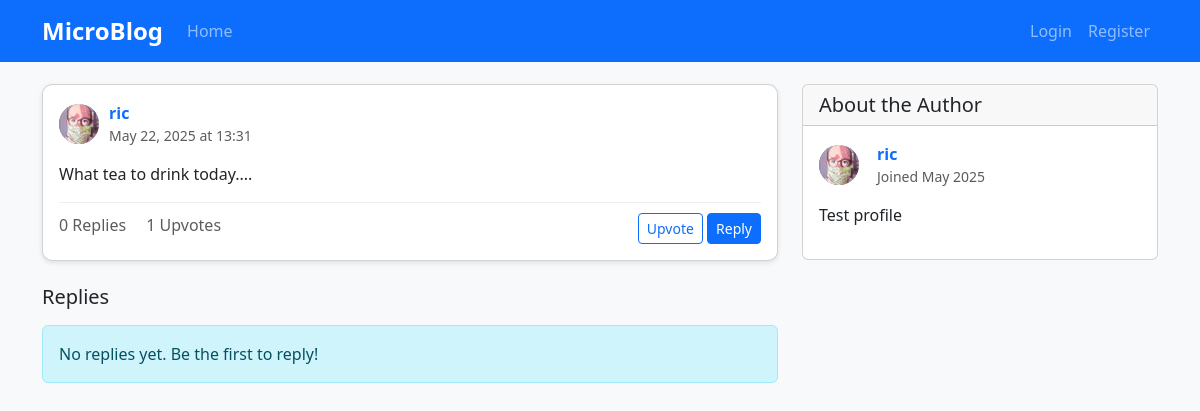
The page /view_post/1 on the database its author committed.
### app.py (models this page shows, shortened)
class User(db.Model):
    id = db.Column(db.Integer, primary_key=True)
    email = db.Column(db.String(255), unique=True, nullable=False)
    password_hash = db.Column(db.String(255), nullable=False)
    alias = db.Column(db.String(100), nullable=False)
    bio = db.Column(db.String(250), nullable=True)
    profile_image = db.Column(db.String(255), nullable=True)
    created_at = db.Column(db.DateTime, default=datetime.utcnow)
    posts = db.relationship('Post', backref='author', lazy='dynamic', foreign_keys='Post.author_id')
    responses = db.relationship('Post', backref='responder', lazy='dynamic', foreign_keys='Post.responder_id')
    upvoted_posts = db.relationship('Post', secondary=upvotes, backref=db.backref('upvoters', lazy='dynamic'))
    following = db.relationship(
        'User', secondary=user_follows,
        primaryjoin=(user_follows.c.follower_id == id),
        secondaryjoin=(user_follows.c.followed_id == id),
        backref=db.backref('followers', lazy='dynamic'),
        lazy='dynamic'
    )

class Post(db.Model):
    id = db.Column(db.Integer, primary_key=True)
    content = db.Column(db.Text(1024), nullable=False)
    author_id = db.Column(db.Integer, db.ForeignKey('user.id'), nullable=False)
    parent_id = db.Column(db.Integer, db.ForeignKey('post.id'), nullable=True)
    responder_id = db.Column(db.Integer, db.ForeignKey('user.id'), nullable=True)
    created_at = db.Column(db.DateTime, default=datetime.utcnow)
    updated_at = db.Column(db.DateTime, default=datetime.utcnow, onupdate=datetime.utcnow)
    parent_post = db.relationship('Post', remote_side=[id], backref='responses')
    images = db.relationship('Image', backref='post', lazy='dynamic')
    links = db.relationship('Link', backref='post', lazy='dynamic')

### app.py (the view)
@app.route('/view_post/<int:post_id>')
def view_post(post_id):
    post = Post.query.get_or_404(post_id)
    responses = Post.query.filter_by(parent_id=post_id).order_by(Post.created_at.asc()).all()
    post.total_replies_count = count_total_replies(post)
    for response in responses:
        response.total_replies_count = count_total_replies(response)
    return render_template('view_post.html', post=post, responses=responses)

### app.py (called while the page is built)
def count_total_replies(post):
    direct_responses = Post.query.filter_by(parent_id=post.id).all()
    count = len(direct_responses)
    for response in direct_responses:
        count += count_total_replies(response)
    return count

@app.context_processor
def utility_processor():
    def get_current_user():
        if 'user_id' in session:
            return User.query.get(session['user_id'])
        return None
    return {'get_current_user': get_current_user}

### templates/view_post.html (shortened to what this page needs)
{% extends "base.html" %}
{% block content %}
<div class="row">
    <div class="col-md-8">
        <div class="card post-card mb-4">
            <div class="card-body">
                <div class="post-header">
                    <div class="post-avatar">
                        {% if post.author.profile_image %}
                            <img src="{{ url_for('static', filename='uploads/profile_images/' + post.author.profile_image) }}" alt="{{ post.author.alias }}">
                        {% else %}
                            {{ post.author.alias[0] }}
                        {% endif %}
                    </div>
                    <div>
                        <a href="{{ url_for('profile', user_id=post.author.id) }}" class="fw-bold text-decoration-none">{{ post.author.alias }}</a>
                        <div class="text-muted small">{{ post.created_at.strftime('%b %d, %Y at %H:%M') }}</div>
                    </div>
                </div>
                <p class="card-text mt-3">{{ post.content }}</p>
                <div class="post-actions">
                    <div>
                        <span class="text-muted">{{ post.total_replies_count }} Replies</span>
                        <span class="ms-3 text-muted">{{ post.upvoters.count() }} Upvotes</span>
                    </div>
                    <div>
                        <a href="{{ url_for('upvote', post_id=post.id) }}" class="btn btn-sm {% if get_current_user() and post in get_current_user().upvoted_posts %}btn-primary{% else %}btn-outline-primary{% endif %}">
                            Upvote
                        </a>
                        <a href="{{ url_for('new_post', parent_id=post.id) }}" class="btn btn-sm btn-primary">Reply</a>
                    </div>
                </div>
            </div>
        </div>
        <h5 class="mb-3">Replies</h5>
        {% if responses %}
            {% for response in responses %}
                <div class="card post-card mb-3">
                    <div class="card-body">
                        <div class="post-header">
                            <div class="post-avatar">
                                {% if response.author.profile_image %}
                                    <img src="{{ url_for('static', filename='uploads/profile_images/' + response.author.profile_image) }}" alt="{{ response.author.alias }}">
                                {% else %}
                                    {{ response.author.alias[0] }}
                                {% endif %}
                            </div>
                            <div>
                                <a href="{{ url_for('profile', user_id=response.author.id) }}" class="fw-bold text-decoration-none">{{ response.author.alias }}</a>
                                <div class="text-muted small">{{ response.created_at.strftime('%b %d, %Y at %H:%M') }}</div>
                            </div>
                        </div>
                        {% if response.parent_post and response.parent_post.id != post.id %}
                        <div class="mt-2 mb-3 ps-3 border-start">
                            <div class="text-muted small">Replying to <a href="{{ url_for('profile', user_id=response.parent_post.author.id) }}">@{{ response.parent_post.author.alias }}</a></div>
                            <a href="{{ url_for('view_post', post_id=response.parent_post.id) }}" class="text-decoration-none">
                                <div class="text-muted">{{ response.parent_post.content[:100] }}{% if response.parent_post.content|length > 100 %}...{% endif %}</div>
                            </a>
                        </div>
                        {% endif %}
                        <p class="card-text mt-3">{{ response.content }}</p>
                        {% if response.images.count() > 0 %}
                        <div class="mt-2">
                            {% for image in response.images %}
                            <img src="{{ image.image_url }}" alt="Post image" class="img-fluid rounded mb-2" style="max-height: 300px;">
                            {% endfor %}
                        </div>
                        {% endif %}
                        {% if response.links.count() > 0 %}
                        <div class="mt-2">
                            {% for link in response.links %}
                            <a href="{{ link.url }}" target="_blank" class="d-block card p-2 text-decoration-none">
                                <div class="fw-bold">{{ link.title or link.url }}</div>
                                <div class="text-muted small">{{ link.url }}</div>
                            </a>
                            {% endfor %}
                        </div>
                        {% endif %}
                        <div class="post-actions">
                            <div>
                                <a href="{{ url_for('view_post', post_id=response.id) }}" class="btn btn-sm btn-outline-secondary">
                                    <i class="bi bi-chat"></i> {{ response.total_replies_count }}
                                </a>
                                <a href="{{ url_for('upvote', post_id=response.id) }}" class="btn btn-sm {% if get_current_user() and response in get_current_user().upvoted_posts %}btn-primary{% else %}btn-outline-primary{% endif %}">
                                    <i class="bi bi-hand-thumbs-up"></i> {{ response.upvoters.count() }}
                                </a>
                            </div>
                            <div>
                                <a href="{{ url_for('new_post', parent_id=response.id) }}" class="btn btn-sm btn-outline-primary">Reply</a>
                            </div>
                        </div>
                    </div>
                </div>
            {% endfor %}
        {% else %}
            <div class="alert alert-info">No replies yet. Be the first to reply!</div>
        {% endif %}
    </div>
    <div class="col-md-4">
        <div class="card">
            <div class="card-header">
                <h5 class="mb-0">About the Author</h5>
            </div>
            <div class="card-body">
                <div class="d-flex align-items-center mb-3">
                    <div class="post-avatar">
                        {% if post.author.profile_image %}
                            <img src="{{ url_for('static', filename='uploads/profile_images/' + post.author.profile_image) }}" alt="{{ post.author.alias }}">
                        {% else %}
                            {{ post.author.alias[0] }}
                        {% endif %}
                    </div>
                    <div class="ms-2">
                        <a href="{{ url_for('profile', user_id=post.author.id) }}" class="fw-bold text-decoration-none">{{ post.author.alias }}</a>
                        <div class="text-muted small">Joined {{ post.author.created_at.strftime('%B %Y') }}</div>
                    </div>
                </div>
                {% if post.author.bio %}
                    <p>{{ post.author.bio }}</p>
                {% else %}
                    <p class="text-muted">No bio provided.</p>
                {% endif %}
            </div>
        </div>
    </div>
</div>
{% endblock %}

### templates/base.html (style rules this page uses)
body { padding-top: 60px; background-color: #f8f9fa; }
.post-card { margin-bottom: 20px; border-radius: 10px; box-shadow: 0 2px 5px rgba(0,0,0,0.1); }
.post-header { display: flex; align-items: center; }
.post-avatar { width: 40px; height: 40px; border-radius: 50%; margin-right: 10px; background-color: #6c757d; display: flex; align-items: center; justify-content: center; color: white; font-weight: bold; overflow: hidden; }
.post-avatar img { width: 100%; height: 100%; object-fit: cover; }
.post-actions { display: flex; justify-content: space-between; padding-top: 10px; border-top: 1px solid #eee; margin-top: 10px; }

### rows shown on the page
User: profile_image (picture), author.alias "ric", author.created_at "May 2025", author.bio "Test profile"
Post: created_at "May 22, 2025 at 13:31", content "What tea to drink today...."

### other values the page prints
{{ post.total_replies_count }} "0"
{{ post.upvoters.count() }} "1"
